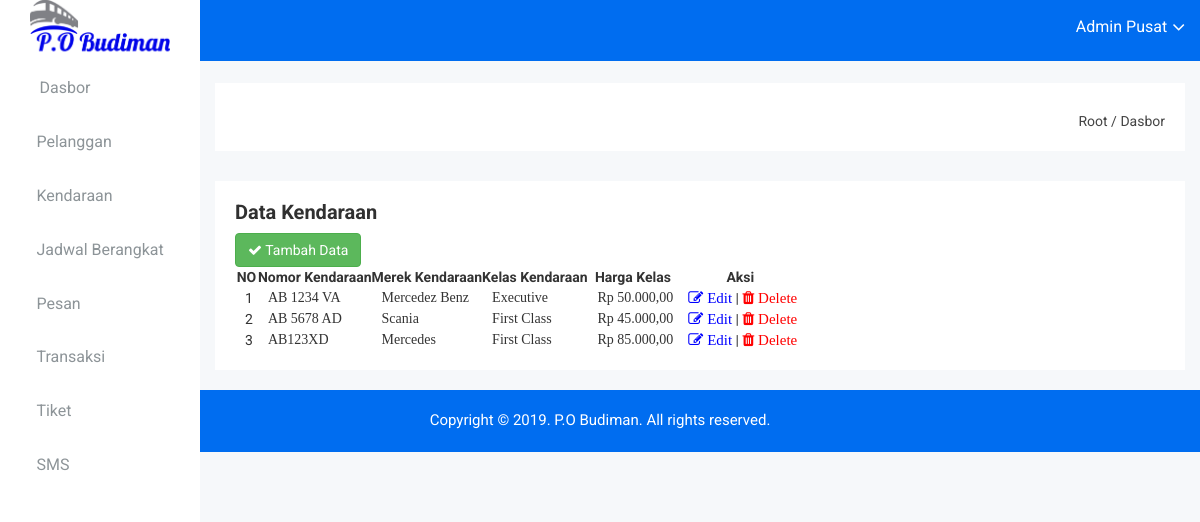
The app's page /dashboard/index.php?act=data_kendaraan (signed in) with its own data.
### tables this page shows
CREATE TABLE `kendaraan` (
  `id_kendaraan` int(11) NOT NULL,
  `nomor_kendaraan` varchar(100) NOT NULL,
  `merek_kendaraan` varchar(50) NOT NULL,
  `kelas_kendaraan` varchar(50) NOT NULL,
  `harga_kelas` varchar(50) NOT NULL
);

### halo-pelanggan/function/rupiah.php (called while the page is built)
<?php
function rupiah($angka){
	$hasil_rupiah = "Rp " . number_format($angka,2,',','.');
	return $hasil_rupiah;
}
?>

### dashboard/pages/kendaraan/data_kendaraan.php (the view, shortened to what this page needs)
<?php
include "config.php";
$query = mysqli_query($connection, "select * from kendaraan");
?>
<?php
include '../halo-pelanggan/function/rupiah.php'
?>
<div class="data-table-area mg-b-15">
    <div class="container-fluid">
        <div class="row">
            <div class="col-lg-12 col-md-12 col-sm-12 col-xs-12">
                <div class="sparkline13-list">
                    <div class="sparkline13-hd">
                        <div class="main-sparkline13-hd">
                            <h1>Data Kendaraan</h1>
                            <a href="?act=tambah_kendaraan" type="button" class="btn btn-custon-rounded-three btn-success"><i class="fa fa-check edu-checked-pro" aria-hidden="true"></i> Tambah Data  </a>
                        </div>
                    </div>
                    <div class="sparkline13-graph">
                        <div class="datatable-dashv1-list custom-datatable-overright">
                            <table id="table" data-toggle="table"
                                              data-pagination="true"
                                              data-search="true"
                                              data-show-columns="true"
                                              data-show-pagination-switch="true"
                                              data-show-refresh="true"
                                              data-key-events="true"
                                              data-show-toggle="true"
                                              data-resizable="true"
                                              data-cookie="true"
                                              data-cookie-id-table="saveId"
                                              data-show-export="true"
                                              data-click-to-select="true"
                                              data-toolbar="#toolbar">
                                <thead>
                                    <tr>
                                        <th data-field="no">NO</th>
                                        <th data-field="nomor_kendaraan">Nomor Kendaraan</th>
                                        <th data-field="merek_kendaraan">Merek Kendaraan</th>
                                        <th data-field="kelas_kendaraan">Kelas Kendaraan</th>
                                        <th data-field="harga_kelas">Harga Kelas</th>
                                        <th data-field="aksi">Aksi</th>
                                    </tr>
                                </thead>
                                <tbody>
                                <?php if (mysqli_num_rows($query) > 0) { ?>
                                    <?php
                                    $no = 1;
                                    while ($data = mysqli_fetch_array($query)) {
                                        ?>
                                    <tr>
                                        <td><?php echo $no ?></td>
                                        <td><font face="trebuchet MS"><?php echo $data["nomor_kendaraan"]; ?></font></td>
                                        <td><font face="trebuchet MS"><?php echo $data["merek_kendaraan"]; ?></font></td>
                                        <td><font face="trebuchet MS"><?php echo $data["kelas_kendaraan"]; ?></font></td>
                                        <td><font face="trebuchet MS"><?php echo rupiah($data["harga_kelas"]); ?></font></td>
                                        <td>
                                        <a href="?act=edit_kendaraan&id_kendaraan=<?php echo $data['id_kendaraan']; ?>" ><i class="fa fa-edit edu-checked-pro" aria-hidden="true" style="color: blue; font-size: 15px"> Edit </i></a> |
                                        <a href="pages/kendaraan/hapus_kendaraan.php?id_kendaraan=<?php echo $data['id_kendaraan']; ?>" onClick="return confirm('Apakah anda yakin untuk menghapus data ini?');"  ><i class="fa fa-trash edu-checked-pro" aria-hidden="true" style="color: red; font-size: 15px"> Delete </i></a>
                                        </td>
                                    </tr>
                                            <?php
                                            $no++;
                                        }
                                    }
                                    ?>
                                </tbody>
                            </table>
                        </div>
                    </div>
                </div>
            </div>
        </div>
    </div>
</div>

### dashboard/css/main.css (style rules this page uses)
html { color: #222; font-size: 1em; line-height: 1.4; }

### dashboard/pages/kendaraan/data_kendaraan.php (style rules this page uses)
thead, th { text-align: center; }

### records on screen
kendaraan: nomor_kendaraan "AB 1234 VA", merek_kendaraan "Mercedez Benz", kelas_kendaraan "Executive", harga_kelas "Rp 50.000,00"
kendaraan: nomor_kendaraan "AB 5678 AD", merek_kendaraan "Scania", kelas_kendaraan "First Class", harga_kelas "Rp 45.000,00"
kendaraan: nomor_kendaraan "AB123XD", merek_kendaraan "Mercedes", kelas_kendaraan "First Class", harga_kelas "Rp 85.000,00"

### other values on screen
$_SESSION['nama_admin'] "Admin Pusat"
